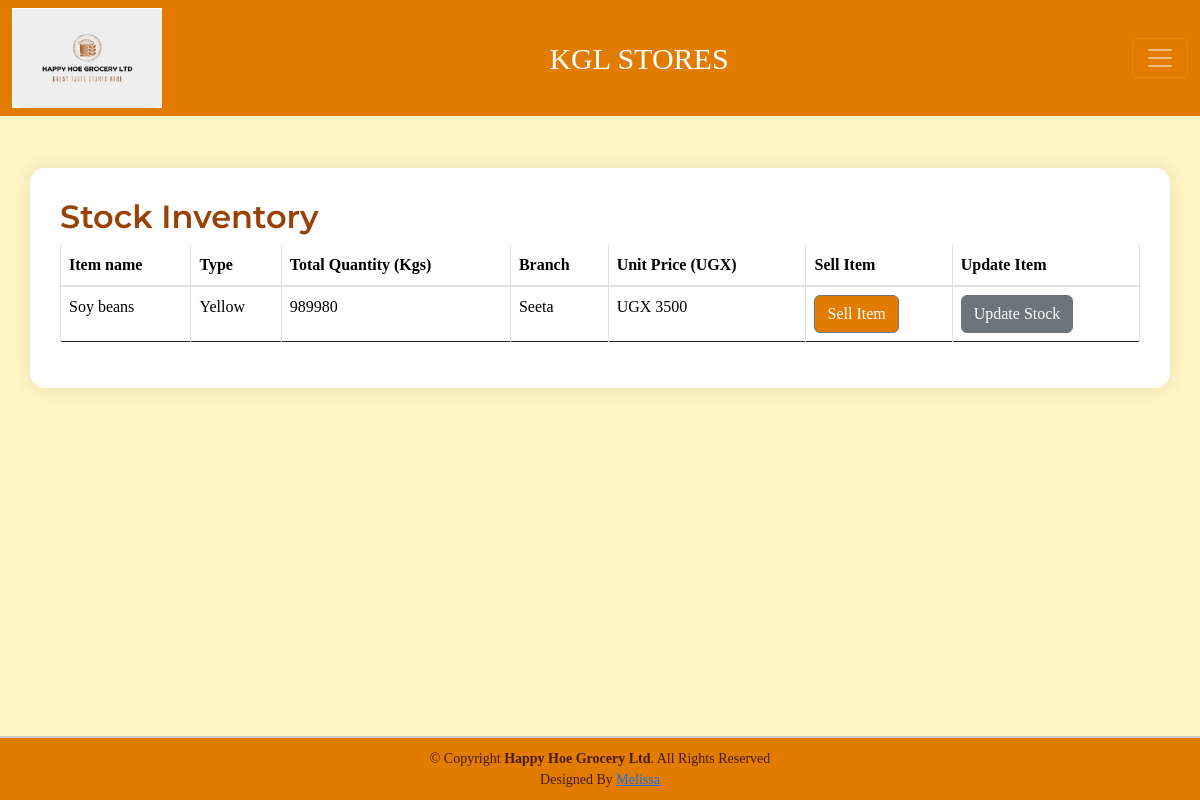
The app's page /products/3/ (signed in) with its own data.
### Grocery_app/models.py (models this page shows, shortened)
class Stockx(models.Model):
    item_name = models.CharField(max_length=50, null=True, blank=True)
    stock_type = models.CharField(max_length=50, null=True, blank=True)
    stock_source = models.CharField(max_length=50, null=True, blank=True)
    unit_cost = models.IntegerField(default=0, null=True, blank=True)
    unit_price = models.IntegerField(default=0, null=True, blank=True)
    total_quantity = models.IntegerField(default=0, null=True, blank=True)
    stock_branch = models.CharField(max_length=50, null=True, blank=True)
    stock_date = models.DateTimeField(auto_now_add=True, null=True, blank=True) #Automtically sets it when object is first recorded.
    stock_time = models.TimeField(auto_now_add=True, null=True, blank=True)
    stock_dealer = models.CharField(max_length=50, null=True, blank=True)
    stock_contact = models.IntegerField(default=0, null=True, blank=True)
    issued_quantity = models.IntegerField(default=0, null=True, blank=True)

### Grocery_app/views.py (the view)
# urls.py: path('products/<int:product_id>/', views.product_detail, name='product_detail'),
@login_required
def product_detail(request,product_id):
    product = Stockx.objects.filter(id = product_id)
    return render(request,'Grocery_app/product_detail.html',{'product':product})

### Grocery_app/templates/Grocery_app/product_detail.html (shortened to what this page needs)
{% extends 'Grocery_app/base.html' %}
{% block content %}
<br><br><br><br>
<div class="container receipt">
    <h2 class="receipt-title">Stock Inventory</h2>
    <div class="receipt-details">
        <table class="table table-bordered">
            <thead>
                <tr>
                    <th scope="col">Item name</th>
                    <th scope="col">Type</th>
                    <th scope="col">Total Quantity (Kgs)</th>
                    <th scope="col">Branch</th>
                    <th scope="col">Unit Price (UGX)</th>
                    <th scope="col">Sell Item</th>
                    <th scope="col">Update Item</th>
                </tr>
            </thead>
            <tbody>
                {% for product in product %}
                <tr>
                    <td>{{ product.item_name }}</td>
                    <td>{{ product.stock_type }}</td>
                    <td>{{ product.total_quantity }}</td>
                    <td>{{ product.stock_branch }}</td>
                    <td>UGX {{ product.unit_price }}</td>
                    <td>
                        <a href="{% url 'issue_item' product.id %}">
                            <input type="submit" value="Sell Item" class="btn btn-secondary"style="background-color: #e27c00;" />
                        </a>
                    </td>
                    <td>
                        <a href="{% url 'add_to_stock' product.id %}">
                            <input type="submit" value="Update Stock" class="btn btn-secondary" />
                        </a>
                    </td>
                </tr>
                {% endfor %}
            </tbody>
        </table>
    </div>
</div><br><br>
{% endblock %}

### Grocery_app/static/css/main.css (style rules this page uses)
html,body { position: relative; overflow-x: hidden; background: url('/static/images/img6.jpg'); width: 100% !important; height: 100vh; display: table; position: relative; background-position: center; background-attachment: scroll; -o-background-size: cover; -moz-background-size: cover; -webkit-background-size: cover; background-size: cover; background-repeat: no-repeat; }
body { background-color: #fef3c7(0, 0%, 98%); font-family: 'raleway'; }
.table thead { background-color: #ffa500; color: white; }

### Grocery_app/templates/Grocery_app/base.html (style rules this page uses)
.table { background-origin: padding-box; border: 0cap; }
body { background-color: rgb(235, 199, 149); color: #923f0e; font-family: Georgia, 'Times New Roman', Times, serif; }

### Grocery_app/templates/Grocery_app/product_detail.html (style rules this page uses)
body { background-color: #fff5c5; color: #984208; font-family: Georgia, 'Times New Roman', Times, serif; }
.container { background-color: #ffffff; padding: 30px; border-radius: 15px; box-shadow: 0 0 20px rgba(0,0,0,0.1); }
h2 { font-family: 'Montserrat', sans-serif; font-weight: 600; color: #984208; }
::placeholder { color: #984208; opacity: 0.7; }

### records on screen
Stockx: item_name "Soy beans", stock_type "Yellow", total_quantity "989980", stock_branch "Seeta", unit_price "3500"
